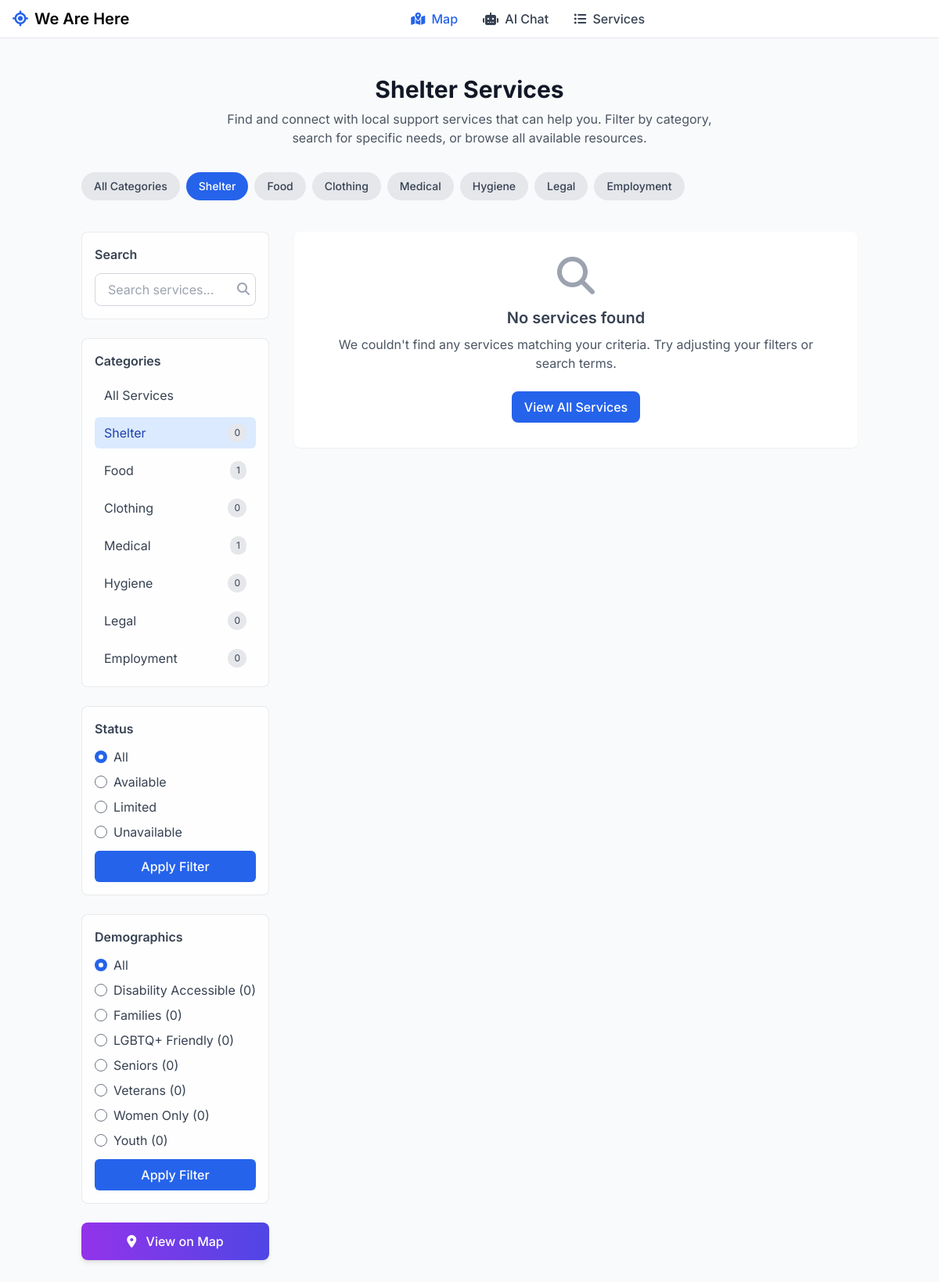
The page /listings/category/shelter/ on the database its author committed.
### core/models.py (models this page shows, shortened)
class ServiceCategory(models.Model):
    name = models.CharField(max_length=100)
    slug = models.SlugField(unique=True, blank=True)
    description = models.TextField(blank=True)
    icon = models.CharField(max_length=50, blank=True, help_text="FontAwesome icon class (e.g., fa-home)")
    priority = models.IntegerField(default=0)
    is_active = models.BooleanField(default=True)
    is_featured = models.BooleanField(default=False)
    color_code = models.CharField(max_length=20, blank=True, help_text="Color code for map markers (e.g., #FF5733)")
    class Meta:
        verbose_name_plural = 'Service Categories'
        ordering = ['priority', 'name']

class DemographicTag(models.Model):
    name = models.CharField(max_length=100)
    slug = models.SlugField(unique=True, blank=True)
    description = models.TextField(blank=True)
    is_active = models.BooleanField(default=True)
    icon = models.CharField(max_length=50, blank=True, help_text="FontAwesome icon class (e.g., fa-users)")
    badge_color = models.CharField(max_length=20, default="#4F46E5", help_text="Color for demographic badge")
    class Meta:
        ordering = ['name']

### core/views/listing_views.py (the view)
# urls.py: path('listings/category/<slug:category_slug>/', CategoryListingView.as_view(), name='category_listing'),
class CategoryListingView(ServiceListingView):
    def get_queryset(self):
        queryset = super().get_queryset()
        category_slug = self.kwargs.get('category_slug')
        if category_slug:
            queryset = queryset.filter(category__slug=category_slug)
        return queryset
    def get_context_data(self, **kwargs):
        context = super().get_context_data(**kwargs)
        category_slug = self.kwargs.get('category_slug')
        if category_slug:
            context['current_category'] = get_object_or_404(ServiceCategory, slug=category_slug)
        return context

### core/templatetags/url_tags.py (called while the page is built)
@register.simple_tag
def build_url_params(search_query=None, location=None, status=None, demographic=None):
    params = {}
    if search_query:
        params['q'] = search_query
    if location:
        params['location'] = location
    if status:
        params['status'] = status
    if demographic:
        params['demographic'] = demographic
    if params:
        return '?' + urlencode(params)
    return ''

### templates/listings/service_listing.html (shortened to what this page needs)
{% extends 'base.html' %}
{% load static %}
{% block content %}
<div class="min-h-screen">
    <div class="container mx-auto px-4 py-8">
        <div class="mb-8 text-center">
            <h1 class="text-3xl font-bold text-gray-900 mb-2">
                {% if current_category %}
                    {{ current_category.name }} Services
                {% else %}
                    All Support Services
                {% endif %}
            </h1>
            <p class="text-gray-600 max-w-2xl mx-auto">
                Find and connect with local support services that can help you. Filter by category, search for specific needs, or browse all available resources.
            </p>
        </div>
        <div class="mb-8 overflow-x-auto pb-2">
            <div class="flex space-x-2 min-w-max">
                <a href="{% url 'service_listing' %}"
                   class="px-4 py-2 rounded-full text-sm font-medium {% if not current_category %}bg-blue-600 text-white{% else %}bg-gray-200 text-gray-700 hover:bg-gray-300{% endif %} transition-colors">
                    All Categories
                </a>
                {% for category in all_categories %}
                <a href="{% url 'category_listing' category.slug %}"
                   class="px-4 py-2 rounded-full text-sm font-medium {% if current_category.id == category.id %}bg-blue-600 text-white{% else %}bg-gray-200 text-gray-700 hover:bg-gray-300{% endif %} transition-colors">
                    {{ category.name }}
                </a>
                {% endfor %}
            </div>
        </div>
        <div class="flex flex-col md:flex-row gap-8">
            {% include 'listings/includes/filter_sidebar.html' %}
            <div class="w-full md:w-3/4">
                {% if services %}
                    <div class="grid grid-cols-1 md:grid-cols-2 lg:grid-cols-3 gap-6">
                        {% for service in services %}
                            {% include 'listings/includes/service_card.html' with service=service %}
                        {% endfor %}
                    </div>
                    {% include 'listings/includes/pagination.html' %}
                {% else %}
                    <div class="bg-white rounded-lg shadow-sm p-8 text-center">
                        <div class="text-gray-400 mb-4">
                            <i class="fas fa-search fa-3x"></i>
                        </div>
                        <h3 class="text-xl font-semibold text-gray-700 mb-2">No services found</h3>
                        <p class="text-gray-600 mb-6">
                            We couldn't find any services matching your criteria. Try adjusting your filters or search terms.
                        </p>
                        <a href="{% url 'service_listing' %}" class="inline-block px-4 py-2 bg-blue-600 hover:bg-blue-700 text-white font-medium rounded-lg transition-colors">
                            View All Services
                        </a>
                    </div>
                {% endif %}
            </div>
        </div>
    </div>
</div>
{% endblock %}

### templates/listings/includes/filter_sidebar.html (shortened to what this page needs)
{% load url_tags %}
<div class="w-full md:w-1/4">
    <div class="sticky top-24">
        <div class="filter-section rounded-lg p-4 mb-6">
            <h3 class="font-semibold text-gray-700 mb-3">Search</h3>
            <form method="get" action="{% if current_category %}{% url 'category_listing' current_category.slug %}{% else %}{% url 'service_listing' %}{% endif %}">
                <div class="relative">
                    <input type="text" name="q" value="{{ search_query }}"
                        class="search-input w-full px-4 py-2 rounded-lg border border-gray-300 focus:ring-2 focus:ring-blue-500 focus:border-blue-500 outline-none transition-all"
                        placeholder="Search services...">
                    <button type="submit" class="absolute right-2 top-2 text-gray-400 hover:text-gray-600">
                        <i class="fas fa-search"></i>
                    </button>
                </div>
            </form>
        </div>
<div class="filter-section rounded-lg p-4 mb-6">
    <h3 class="font-semibold text-gray-700 mb-3">Categories</h3>
    <ul class="space-y-2">
        <li>
            <a href="{% url 'service_listing' %}{% build_url_params search_query=search_query location=current_location status=current_status demographic=current_demographic %}"
               class="block px-3 py-2 rounded-md {% if not current_category %}bg-blue-100 text-blue-800{% else %}text-gray-700 hover:bg-gray-100{% endif %}">
                All Services
            </a>
        </li>
        {% for item in category_counts %}
            <li>
                <a href="{% url 'category_listing' item.category.slug %}{% build_url_params search_query=search_query location=current_location status=current_status demographic=current_demographic %}"
                   class="flex justify-between px-3 py-2 rounded-md {% if current_category.id == item.category.id %}bg-blue-100 text-blue-800{% else %}text-gray-700 hover:bg-gray-100{% endif %}">
                    <span>{{ item.category.name }}</span>
                    <span class="bg-gray-200 text-gray-700 px-2 rounded-full text-xs flex items-center">{{ item.count }}</span>
                </a>
            </li>
        {% endfor %}
    </ul>
</div>
        <div class="filter-section rounded-lg p-4 mb-6">
            <h3 class="font-semibold text-gray-700 mb-3">Status</h3>
            <form method="get" action="{% if current_category %}{% url 'category_listing' current_category.slug %}{% else %}{% url 'service_listing' %}{% endif %}">
                <div class="space-y-2">
                    <label class="flex items-center space-x-2 cursor-pointer">
                        <input type="radio" name="status" value=""
                               {% if not current_status %}checked{% endif %}
                               class="form-radio text-blue-600 focus:ring-blue-500 h-4 w-4">
                        <span class="text-gray-700">All</span>
                    </label>
                    <label class="flex items-center space-x-2 cursor-pointer">
                        <input type="radio" name="status" value="available"
                               class="form-radio text-green-600 focus:ring-green-500 h-4 w-4">
                        <span class="text-gray-700">Available</span>
                    </label>
                    <label class="flex items-center space-x-2 cursor-pointer">
                        <input type="radio" name="status" value="limited"
                               class="form-radio text-yellow-600 focus:ring-yellow-500 h-4 w-4">
                        <span class="text-gray-700">Limited</span>
                    </label>
                    <label class="flex items-center space-x-2 cursor-pointer">
                        <input type="radio" name="status" value="unavailable"
                               class="form-radio text-red-600 focus:ring-red-500 h-4 w-4">
                        <span class="text-gray-700">Unavailable</span>
                    </label>
                </div>
                <button type="submit" class="mt-3 w-full bg-blue-600 hover:bg-blue-700 text-white font-medium py-2 px-4 rounded-md transition-colors">
                    Apply Filter
                </button>
            </form>
        </div>
        {% if demographic_counts %}
        <div class="filter-section rounded-lg p-4 mb-6">
            <h3 class="font-semibold text-gray-700 mb-3">Demographics</h3>
            <form method="get" action="{% if current_category %}{% url 'category_listing' current_category.slug %}{% else %}{% url 'service_listing' %}{% endif %}">
                <div class="space-y-2">
                    <label class="flex items-center space-x-2 cursor-pointer">
                        <input type="radio" name="demographic" value=""
                               {% if not current_demographic %}checked{% endif %}
                               class="form-radio text-blue-600 focus:ring-blue-500 h-4 w-4">
                        <span class="text-gray-700">All</span>
                    </label>
                    {% for item in demographic_counts %}
                    <label class="flex items-center space-x-2 cursor-pointer">
                        <input type="radio" name="demographic" value="{{ item.demographic.slug }}"
                               class="form-radio text-purple-600 focus:ring-purple-500 h-4 w-4">
                        <span class="text-gray-700">{{ item.demographic.name }} ({{ item.count }})</span>
                    </label>
                    {% endfor %}
                </div>
                <button type="submit" class="mt-3 w-full bg-blue-600 hover:bg-blue-700 text-white font-medium py-2 px-4 rounded-md transition-colors">
                    Apply Filter
                </button>
            </form>
        </div>
        {% endif %}
        <a href="{% url 'home' %}" class="block text-center bg-gradient-to-r from-purple-600 to-indigo-600 hover:from-purple-700 hover:to-indigo-700 text-white font-medium py-3 px-4 rounded-lg shadow-md transition-all">
            <i class="fas fa-map-marker-alt mr-2"></i> View on Map
        </a>
    </div>
</div>

### templates/base.html (style rules this page uses)
body { font-family: 'Inter', sans-serif; padding-top: 64px; }

### templates/listings/service_listing.html (style rules this page uses)
.filter-section { background: rgba(255, 255, 255, 0.8); backdrop-filter: blur(10px); border: 1px solid rgba(209, 213, 219, 0.5); }
.search-input { background: rgba(255, 255, 255, 0.9); }

### rows shown on the page
ServiceCategory: name "Shelter", category.name "Shelter", count "0"
ServiceCategory: name "Food", category.name "Food", count "1"
ServiceCategory: name "Clothing", category.name "Clothing", count "0"
ServiceCategory: name "Medical", category.name "Medical", count "1"
ServiceCategory: name "Hygiene", category.name "Hygiene", count "0"
ServiceCategory: name "Legal", category.name "Legal", count "0"
ServiceCategory: name "Employment", category.name "Employment", count "0"
DemographicTag: slug "☐ Disability Accessible (0)", demographic.name "Disability Accessible", count "0"
DemographicTag: slug "☐ Families (0)", demographic.name "Families", count "0"
DemographicTag: slug "☐ LGBTQ+ Friendly (0)", demographic.name "LGBTQ+ Friendly", count "0"
DemographicTag: slug "☐ Seniors (0)", demographic.name "Seniors", count "0"
DemographicTag: slug "☐ Veterans (0)", demographic.name "Veterans", count "0"
DemographicTag: slug "☐ Women Only (0)", demographic.name "Women Only", count "0"
DemographicTag: slug "☐ Youth (0)", demographic.name "Youth", count "0"
